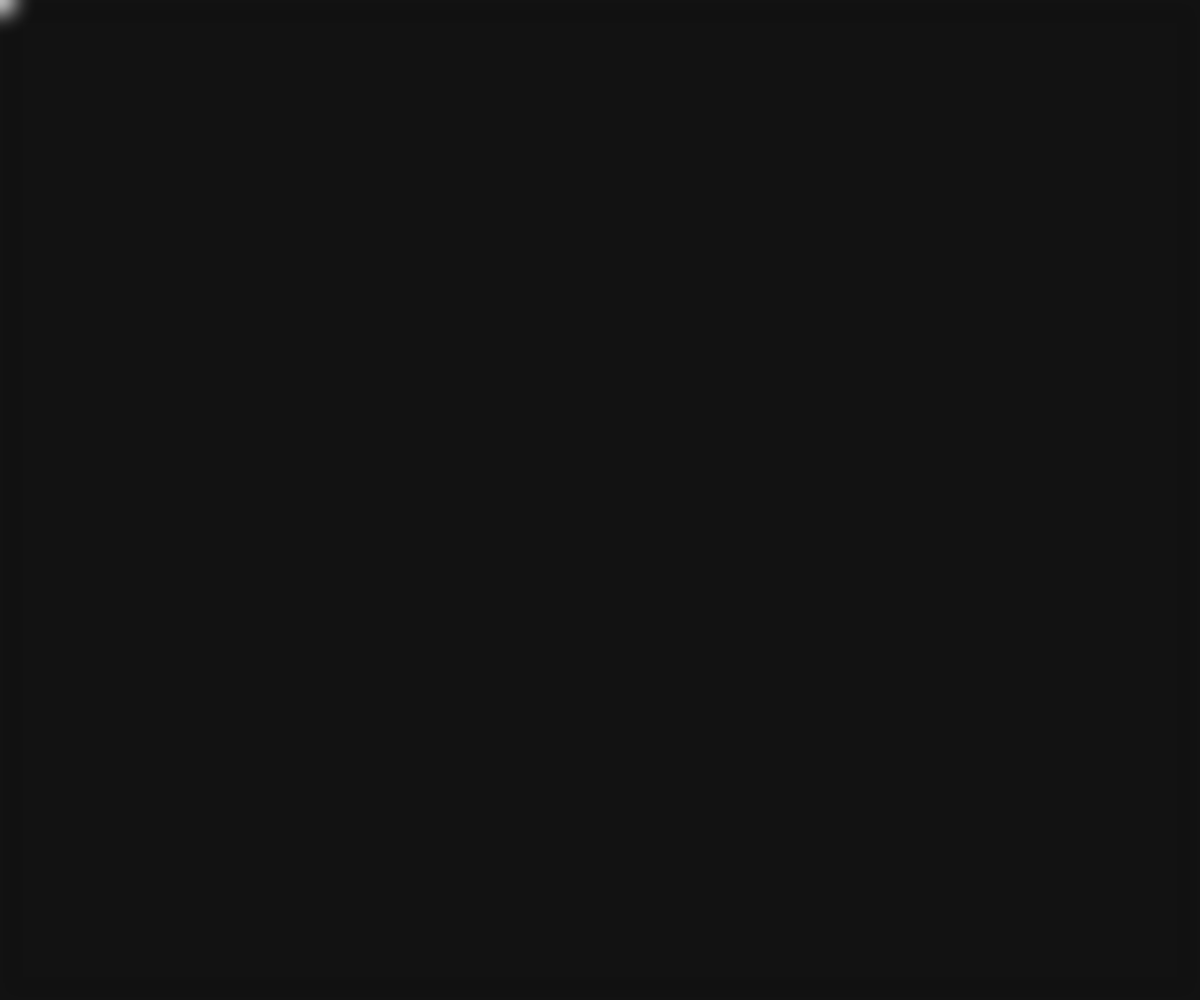
Frame 1 (no input)
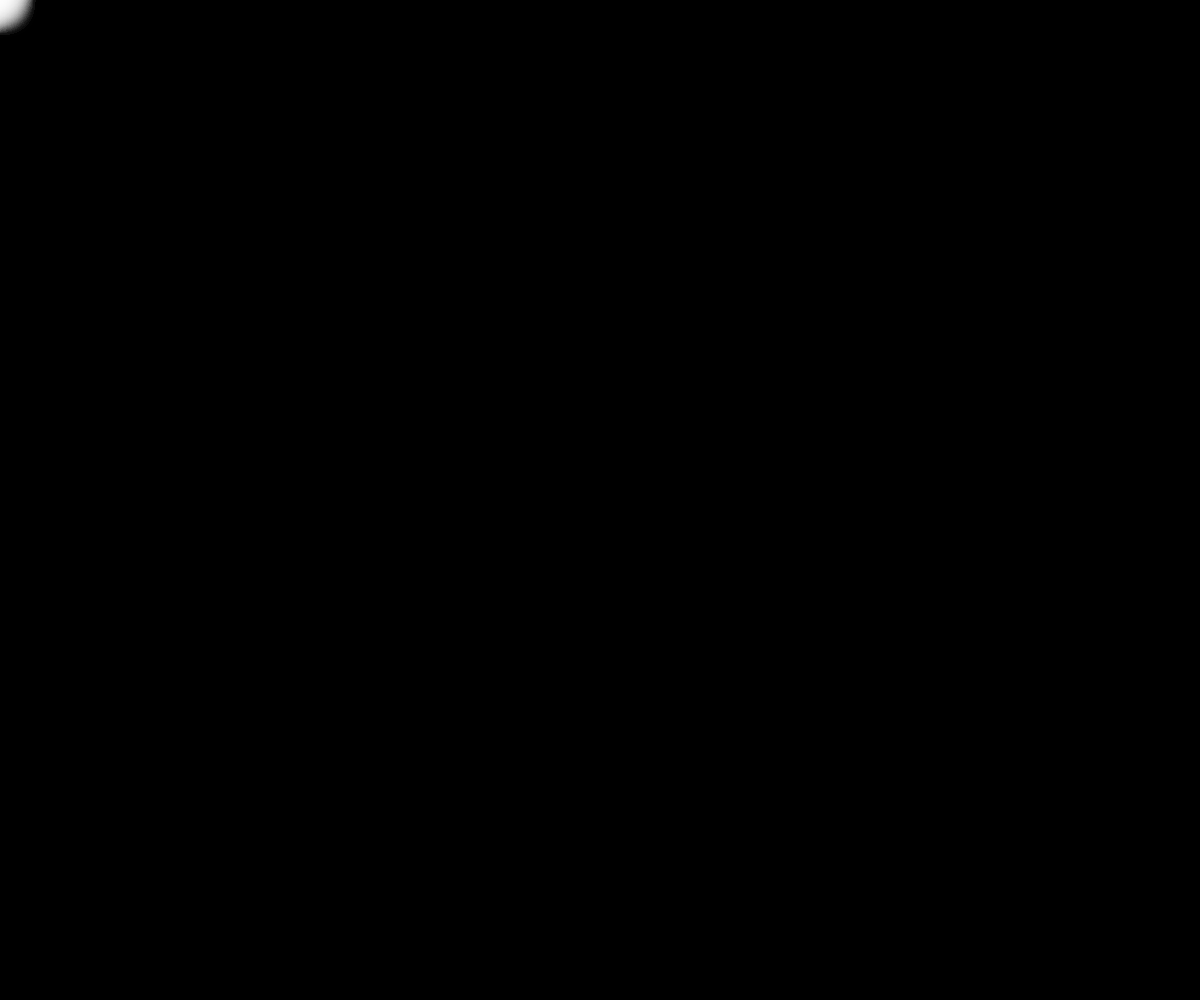
Frame 60 (no input)
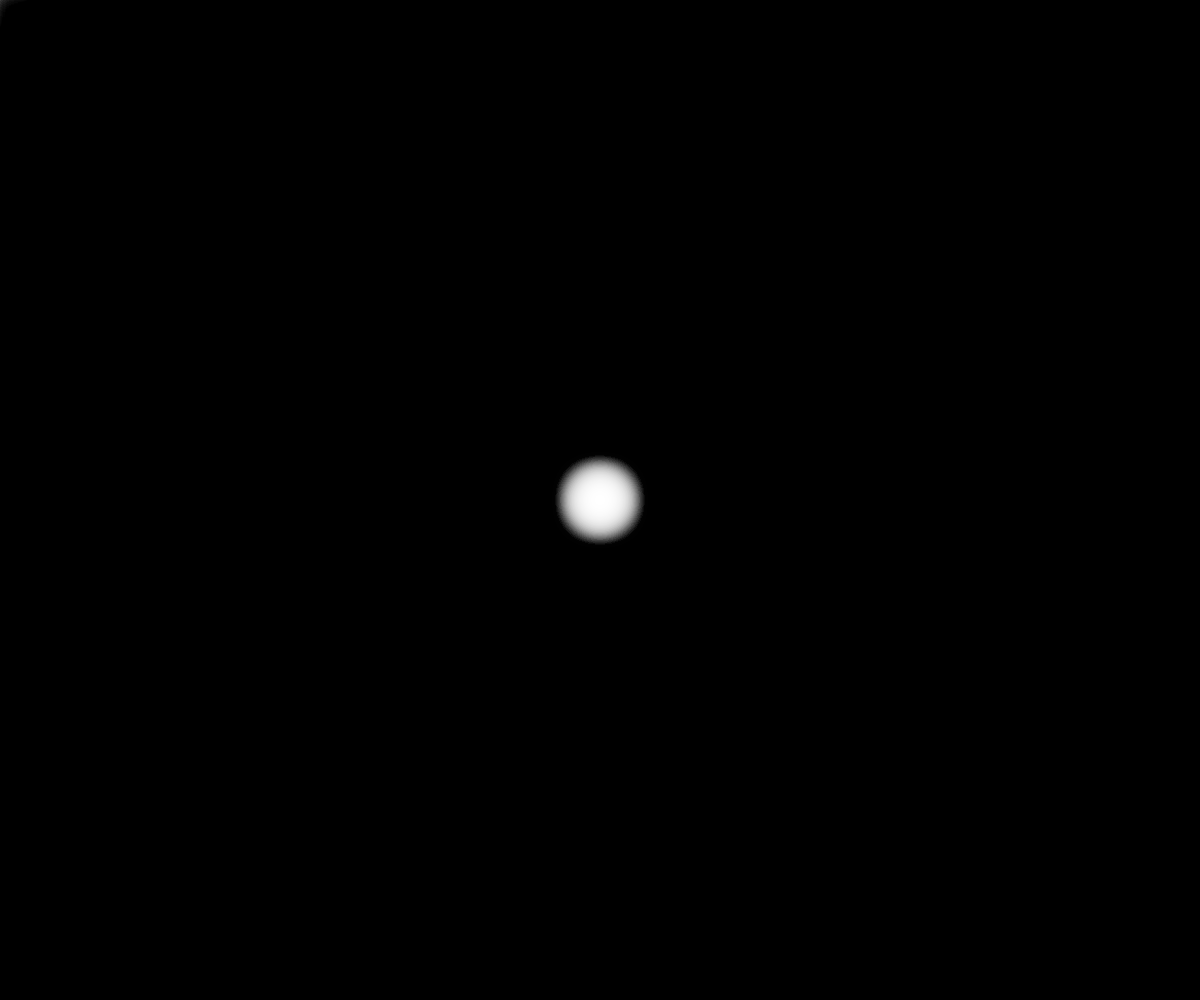
Frame 120 (the mouse pressed at the canvas centre since frame 60)

The p5.js sketch that drew these frames (run headless with seeded random() and noise() and a simulated clock; from frame 60 on, the mouse is pressed at the canvas centre):

// p5.js sketch
// ── sketch.js
function setup() {
  createCanvas(windowWidth, windowHeight);
  background(20);
}

function draw() {
  drawingContext.filter = "blur(10px)";
  fill(0, 20);
  rect(0, 0, width, height);
  
  fill(255);
  noStroke();
  if (mouseIsPressed){
    circle(mouseX, mouseY, 50);  
  } else {
    circle(mouseX, mouseY, 30);
  }
}
